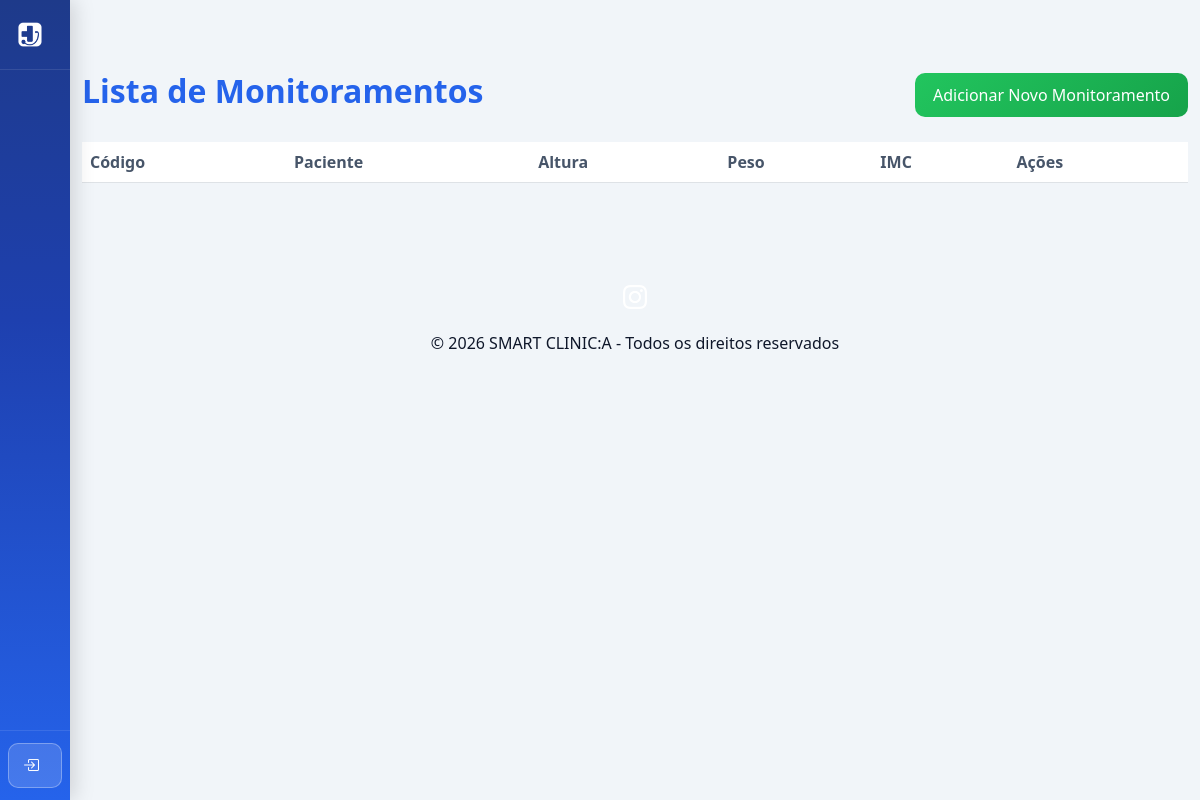
Page /Frontend/monitoramento.php on the earlier database version.
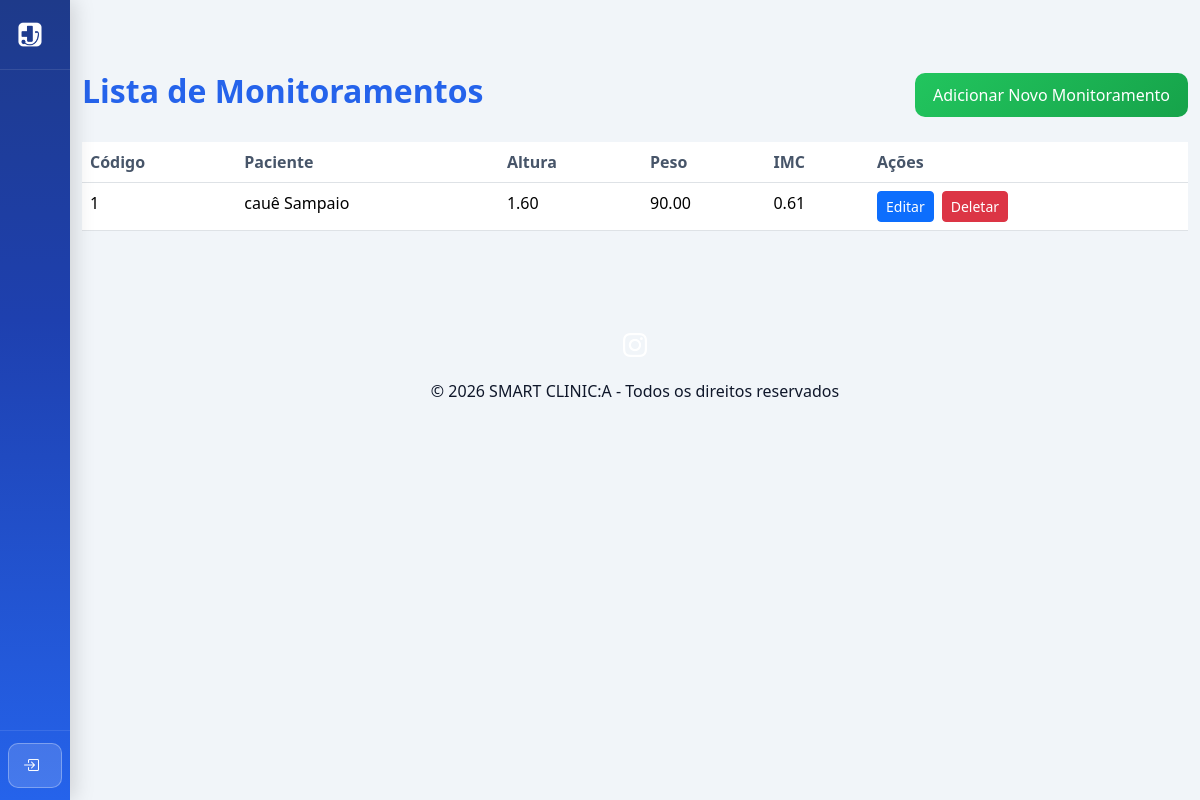
Same page on the later database version.
### tables this page shows
CREATE TABLE `monitoramento` (
  `cod` int(11) NOT NULL,
  `fk_paciente_cpf` varchar(11) DEFAULT NULL,
  `altura` decimal(5,2) DEFAULT NULL,
  `peso` decimal(5,2) DEFAULT NULL,
  `imc` decimal(5,2) DEFAULT NULL
);

CREATE TABLE `paciente` (
  `cod` int(11) NOT NULL,
  `fk_instituicao_cod` int(11) DEFAULT NULL,
  `cpf` varchar(11) NOT NULL,
  `nome` varchar(100) NOT NULL,
  `data_nascimento` date NOT NULL,
  `email` varchar(100) DEFAULT NULL,
  `senha` varchar(100) DEFAULT NULL,
  `endereco` varchar(200) DEFAULT NULL,
  `foto` varchar(100) DEFAULT NULL
);

### Backend/controller/Database.php (called while the page is built)
<?php
class Database {
    private static $instance = null;
    public static function getConnection() {
        if (self::$instance === null) {
            $host = '127.0.0.1';
            $db   = 'smartclinic';
            $user = 'root';
            $pass = '';
            $charset = 'utf8mb4';
            $dsn = "mysql:host=$host;dbname=$db;charset=$charset";
            $options = [
                PDO::ATTR_ERRMODE => PDO::ERRMODE_EXCEPTION,
                PDO::ATTR_DEFAULT_FETCH_MODE => PDO::FETCH_ASSOC,
                PDO::ATTR_EMULATE_PREPARES => false,
            ];
            self::$instance = new PDO($dsn, $user, $pass, $options);
        }
        return self::$instance;
    }
}

### Backend/controller/MonitoramentoController.php (called while the page is built, shortened)
<?php
require_once __DIR__ . '/../dao/MonitoramentoDAO.php';
class MonitoramentoController extends BaseController {
    private $dao;
    public function __construct() {
        $this->dao = new MonitoramentoDAO();
    }
    public function getAll() {
        return $this->dao->getAll();
    }
}

### Backend/dao/BaseDAO.php (called while the page is built, shortened)
<?php
require_once $_SERVER['DOCUMENT_ROOT'] . '/SMART-CLINIC-A/Backend/controller/Database.php';
class BaseDAO {
    public function __construct() {
        $this->db = Database::getConnection();
    }
}

### Backend/dao/MonitoramentoDAO.php (called while the page is built, shortened)
<?php
require_once __DIR__ . '/BaseDAO.php';
class MonitoramentoDAO extends BaseDAO {
    public function getAll() {
        $stmt = $this->db->query('SELECT m.*, p.nome as paciente_nome FROM monitoramento m LEFT JOIN paciente p ON m.fk_paciente_cpf = p.cpf');
        return $stmt->fetchAll();
    }
}

### Frontend/monitoramento.php (the view, shortened to what the changed rows need)
<!DOCTYPE html>
<html lang="pt-BR">
<head>
    <link href="https://cdn.jsdelivr.net/npm/bootstrap@5.3.2/dist/css/bootstrap.min.css" rel="stylesheet">
    <link href="https://cdn.jsdelivr.net/npm/bootstrap-icons@1.11.1/font/bootstrap-icons.css" rel="stylesheet">
    <link rel="stylesheet" href="style.css">
</head>
<body>
    <section class="py-5">
        <div class="container py-4">
            <?php
            require_once $_SERVER['DOCUMENT_ROOT'] . '/SMART-CLINIC-A/Backend/controller/MonitoramentoController.php';
            $controller = new MonitoramentoController();
            $action = isset($_GET['action']) ? $_GET['action'] : 'list';
            if ($action == 'list') {
                ?>
                <div class="d-flex justify-content-between align-items-center mb-4">
                    <h2 class="text-azul fw-bold">Lista de Monitoramentos</h2>
                </div>
                <div class="table-responsive">
                    <table class="table table-modern mb-0">
                        <thead>
                            <tr>
                                <th>Código</th>
                                <th>Paciente</th>
                                <th>Altura</th>
                                <th>Peso</th>
                                <th>IMC</th>
                                <th>Ações</th>
                            </tr>
                        </thead>
                        <tbody>
                            <?php
                            $monitoramentos = $controller->getAll();
                            foreach ($monitoramentos as $mon) {
                                echo "<tr>";
                                echo "<td>" . htmlspecialchars($mon['cod']) . "</td>";
                                echo "<td>" . htmlspecialchars($mon['paciente_nome']) . "</td>";
                                echo "<td>" . htmlspecialchars($mon['altura']) . "</td>";
                                echo "<td>" . htmlspecialchars($mon['peso']) . "</td>";
                                echo "<td>" . htmlspecialchars($mon['imc']) . "</td>";
                                echo "<td>";
                                if (!isset($_SESSION['role']) || $_SESSION['role'] != 'paciente') {
                                    echo "<a href='monitoramento.php?action=edit&id=" . $mon['cod'] . "' class='btn btn-sm btn-primary me-2'>Editar</a>";
                                    echo "<form method='POST' action='' style='display:inline;' onsubmit='return confirm(\"Tem certeza que deseja deletar?\")'>";
                                    echo "<button type='submit' class='btn btn-sm btn-danger'>Deletar</button>";
                                    echo "</form>";
                                }
                                echo "</td>";
                                echo "</tr>";
                            }
                            ?>
                        </tbody>
                    </table>
                </div>
                <?php
            }
            ?>
        </div>
    </section>
</body>
</html>

Differences in the rows shown:
added monitoramento: cod "1", paciente.nome "cauê Sampaio", altura "1.60", peso "90.00", imc "0.61"
